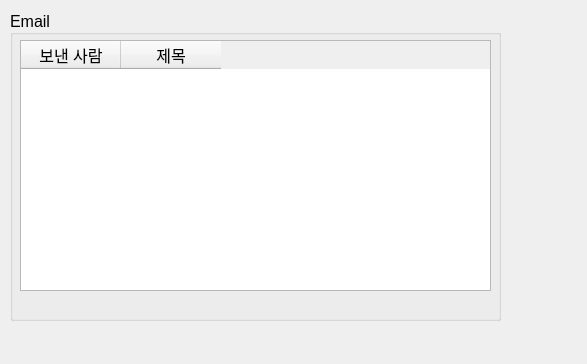
<?xml version="1.0" encoding="UTF-8"?>
<ui version="4.0">
 <class>Dialog_emailList</class>
 <widget class="QDialog" name="Dialog_emailList">
  <property name="geometry">
   <rect>
    <x>0</x>
    <y>0</y>
    <width>587</width>
    <height>364</height>
   </rect>
  </property>
  <property name="windowTitle">
   <string>Dialog</string>
  </property>
  <widget class="QGroupBox" name="groupBox">
   <property name="geometry">
    <rect>
     <x>10</x>
     <y>10</y>
     <width>491</width>
     <height>311</height>
    </rect>
   </property>
   <property name="font">
    <font>
     <family>Arial</family>
     <pointsize>12</pointsize>
    </font>
   </property>
   <property name="title">
    <string>Email</string>
   </property>
   <property name="alignment">
    <set>Qt::AlignLeading|Qt::AlignLeft|Qt::AlignVCenter</set>
   </property>
   <widget class="QTableWidget" name="tableWidget">
    <property name="geometry">
     <rect>
      <x>10</x>
      <y>30</y>
      <width>471</width>
      <height>251</height>
     </rect>
    </property>
    <column>
     <property name="text">
      <string>보낸 사람</string>
     </property>
    </column>
    <column>
     <property name="text">
      <string>제목</string>
     </property>
    </column>
   </widget>
  </widget>
 </widget>
 <resources/>
 <connections/>
</ui>
